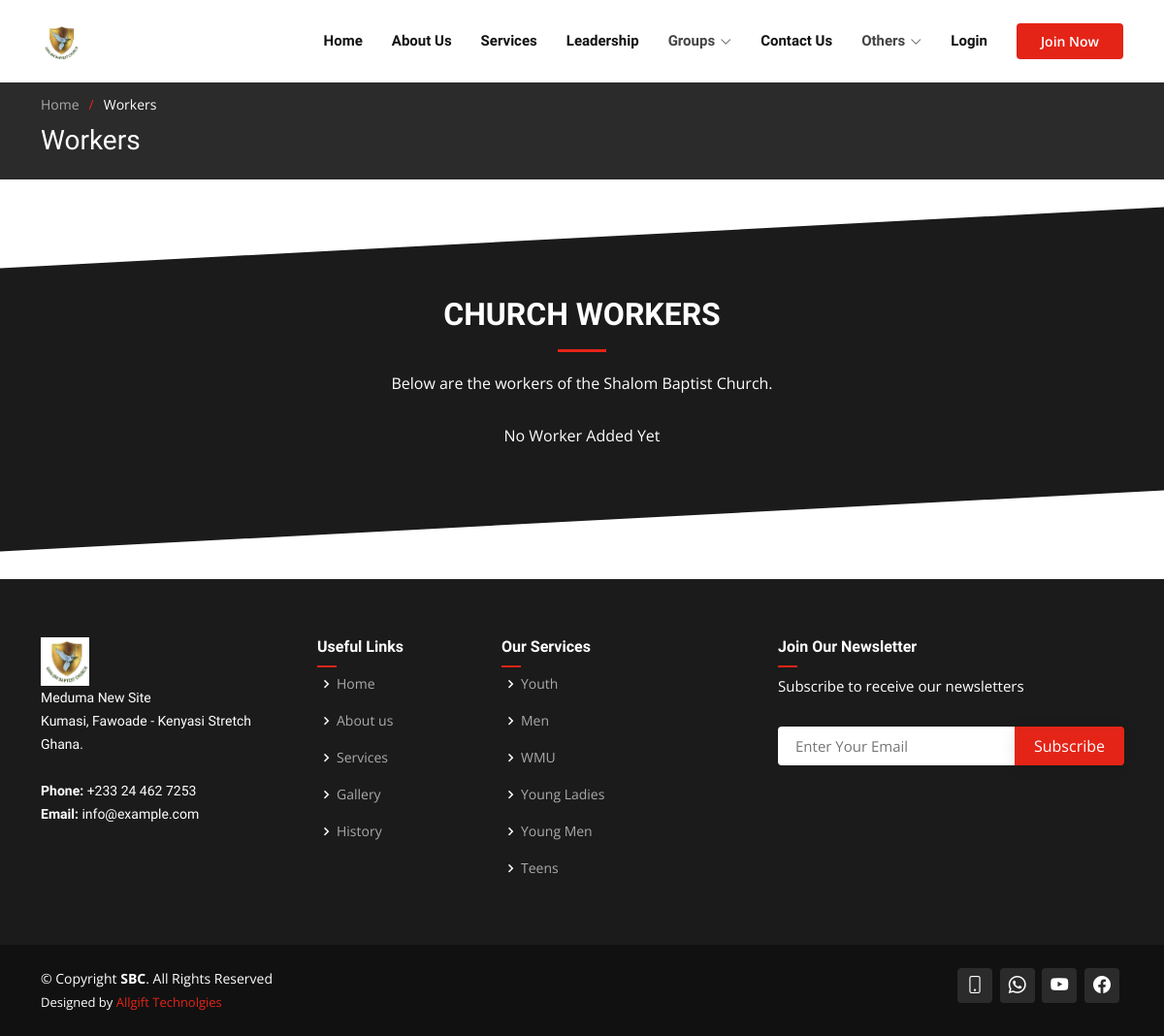
The page /employees/ on the database as committed earlier.
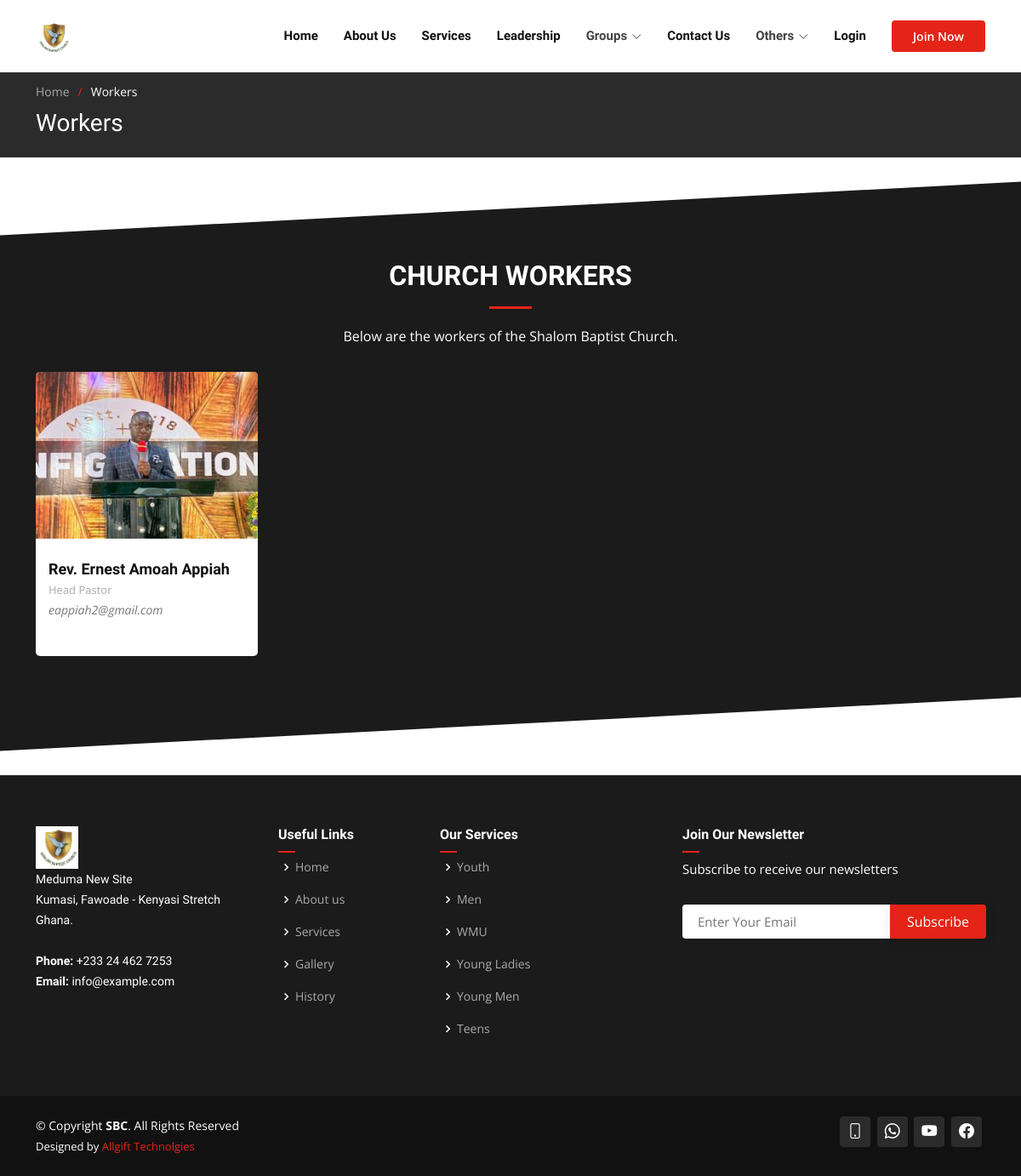
The same page on the database as committed later.
### core/models.py (models this page shows, shortened)
class Auxiliaries(models.Model):
    name = models.CharField(max_length=255)
    designation = models.CharField(max_length=255, blank=True, null=True)
    about_us = models.TextField(blank=True, null=True)
    mission = models.TextField(blank=True, null=True)
    speech = models.TextField(blank=True, null=True)
    president_picture = models.ImageField(default='group.png', upload_to='auxiliaries', blank=True, null=True)
    group_img = models.ImageField(default='group.png', upload_to='auxiliaries', blank=True, null=True)
    contribution_target = models.DecimalField(max_digits=8, decimal_places=2, blank=True, null=True)
    def get_absolute_url(self):
        return reverse('aux_details', args=[str(self.id)])

### authy/models.py (models this page shows, shortened)
class Position(models.Model):
    name = models.ForeignKey(Employees, on_delete=models.CASCADE)
    position = models.CharField(max_length=50)
    salary = models.IntegerField(default=0)
    appointment_letter = models.FileField()
    appointed_date = models.DateField(default=timezone.now)

class Employees(models.Model):
    image = models.ImageField(default='default.jpg', upload_to='profile_pics', null=True, blank=True)
    full_name = models.CharField(max_length=50)
    email = models.CharField(max_length=50)
    phone_no = models.CharField(max_length=20)
    gender = models.CharField(max_length=50, choices=GENDER_CHOICES, null=True, blank=True)
    blood_group = models.CharField(max_length=50, choices=BLOOD_CHOICES, null=True, blank=True)
    place_of_residence = models.CharField(max_length=50)
    birth_date = models.DateField(null=True, blank=True)
    education_level = models.CharField(max_length=50, choices=EDUCATION_LEVEL_CHOICES, null=True, blank=True)
    created = models.DateField(auto_now_add=True)
    hometown = models.CharField(max_length=50, null=True, blank=True)
    marital_status = models.CharField(max_length=20, choices=MARRIAGE_STATUS_CHOICE, default='Single')
    next_of_kin_contact = models.CharField(max_length=20, null=True, blank=True)
    ssnit = models.CharField(max_length=50, null=True, blank=True)
    tin = models.CharField(max_length=50, null=True, blank=True)
    def __str__(self):
        return str(self.full_name)

### core/views.py (the view)
# urls.py: path('employees/', views.employees, name='employees'),
def employees(request):
    auxiliaries = Auxiliaries.objects.all()
    families = Family.objects.all()
    ministries = Ministries.objects.all()
    position = Position.objects.all()
    context = {
        'auxiliaries': auxiliaries,
        'families': families,
        'ministries': ministries,
        'employees': position
    }
    return render(request, 'core/employees.html', context)

### core/models.py (called while the page is built)
    def get_absolute_url(self):
        return reverse('family_details', args=[str(self.id)])

    def get_absolute_url(self):
        return reverse('min_details', args=[str(self.id)])

### templates/core/employees.html (shortened to what this page needs)
{% extends 'base.html' %}
{% load static %}
{% load crispy_forms_tags %}
{% block content %}
    <section class="breadcrumbs">
      <div class="container">
        <ol>
          <li><a href="{% url 'home' %}">Home</a></li>
          <li>Workers</li>
        </ol>
        <h2>Workers</h2>
      </div>
    </section>
    <section id="team" class="team section-bg">
      <div class="container" data-aos="fade-up">
        <div class="section-title">
          <h2>Church Workers</h2>
          <p>Below are the workers of the Shalom Baptist Church.</p>
        </div>
        <div class="row">
            {% for employee in employees %}
                <div class="col-lg-3 col-md-6 d-flex align-items-stretch">
            <div class="member" data-aos="fade-up" data-aos-delay="100">
              <div class="member-img">
                <img src="{{employee.name.image.url}}" class="img-fluid" alt="">
              </div>
              <div class="member-info">
                <h4>{{employee.name}}</h4>
                <span>{{employee.position}}</span>
                  <p>{{employee.name.email}}</p>
              </div>
            </div>
          </div>
            {% empty %}
                <p style="text-align:center;">No Worker Added Yet</p>
            {% endfor %}
        </div>
      </div>
    </section>
{% endblock content %}

### templates/base.html (shortened to what the changed rows need)
{% load static %}
<!DOCTYPE html>
<html lang="en">
<head>
  <link href="{% static 'assets/vendor/aos/aos.css' %}" rel="stylesheet">
  <link href="{% static 'assets/vendor/bootstrap/css/bootstrap.min.css' %}" rel="stylesheet">
  <link href="{% static 'assets/vendor/bootstrap-icons/bootstrap-icons.css' %}" rel="stylesheet">
  <link href="{% static 'assets/vendor/boxicons/css/boxicons.min.css' %}" rel="stylesheet">
  <link href="{% static 'assets/vendor/glightbox/css/glightbox.min.css' %}" rel="stylesheet">
  <link href="{% static 'assets/vendor/remixicon/remixicon.css' %}" rel="stylesheet">
  <link href="{% static 'assets/vendor/swiper/swiper-bundle.min.css' %}" rel="stylesheet">
  <link href="{% static 'assets/css/style.css' %}" rel="stylesheet">
</head>
<body>
  {% block content %}
  {% endblock content %}
  <footer id="footer">
    <div class="footer-top">
      <div class="container">
        <div class="row">
          <div class="col-lg-3 col-md-6 footer-links">
            <ul>
              {% for aux in auxiliaries%}
                <li><i class="bx bx-chevron-right"></i> <a href="{{aux.get_absolute_url}}">{{aux.name}}</a></li>
              {% endfor %}
            </ul>
          </div>
        </div>
      </div>
    </div>
  </footer>
</body>
</html>

Rows that differ between the two databases and show on the page:
added Position: name.image (picture), name "Rev. Ernest Amoah Appiah", position "Head Pastor", name.email "eappiah2@gmail.com"
Other text that changed with them:
text no longer shown: "No Worker Added Yet"
